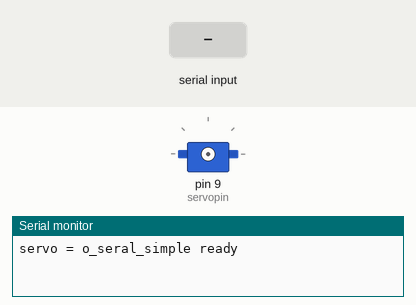
Recording of a program running on a simulated Arduino Uno, built with avr-gcc and run on an emulated ATmega328P. Shown: servo, the last lines printed to the serial monitor. Wiring (inferred from the names in the program): servo: signal pin 9. The test bench sets the inputs (shaded band). Servo pulses on a pin are drawn as a servo (544–2400 µs = 0–180°).

Above: at 1.2 s.
1.3 s: "90,45\n" received over Serial
At 3.1 s:
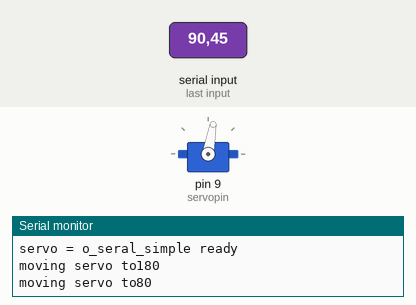
4.3 s: "30,150\n" received over Serial
At 6.0 s:
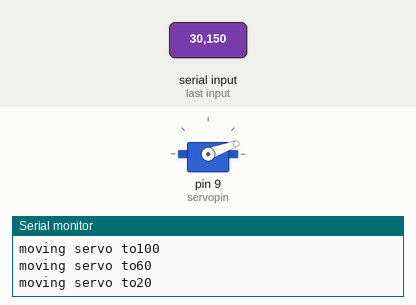
7.3 s: "200\n" received over Serial
At 8.5 s:
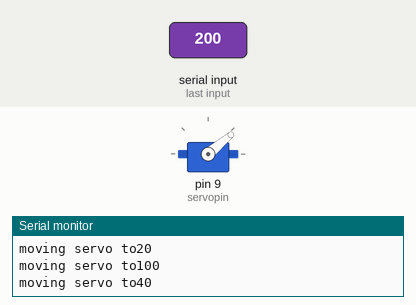
8.9 s: "90\n" received over Serial
At 9.2 s:
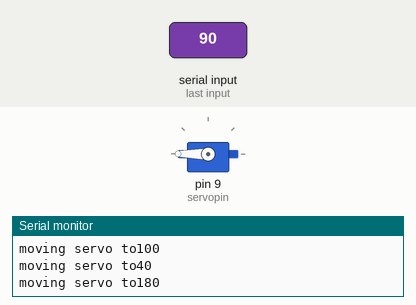
Timing chart, 0 to 11.4 s (numbered marks = the images above; inputs shaded):
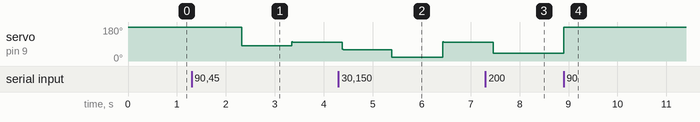

The program:

main.cpp
```cpp
#include <Arduino.h>

int servopin = 9; //定义数字9接口连接伺服电机信号线
int myangle;      //定义角度变量
int pulsewidth;   //定义脉宽变量
int val;          //定义特征量

//脉冲函数
void servopules(int servopin, int myangle)
{
    pulsewidth = (myangle * 11) + 500; //将角度转化为500~2480的脉宽值
    digitalWrite(servopin, HIGH);      //将伺服电机的接口电平调至高
    delayMicroseconds(pulsewidth);     //延时脉宽的微秒值（采样保持）
    digitalWrite(servopin, LOW);       //将伺服电机的接口电平调至低
    delay(20 - pulsewidth / 1000);     //延时
}
//初始化设置
void setup()
{
    pinMode(servopin, OUTPUT); //设定舵机接口为输出接口
    Serial.begin(9600);        //连接到串行接口，波特率9600
    Serial.println("servo = o_seral_simple ready");
}
//将0~9转化为0°~180°，并让LED灯闪烁相应的次数
void loop()
{
    val = Serial.read();
    if (val > '0' & val <= '9')
    {
        val = val - '0'; //将特征量转化为数值变量
        val = val * 20;  //将数字转化为角度
        Serial.print("moving servo to");
        Serial.print(val, DEC);
        Serial.println();
        for (int i = 0; i < 50; i++) //给予伺服电机足够的时间转到指定的角度
        {
            servopules(servopin, val); //引用脉冲函数
        }
    }
}
```

Measured:
- after the input at 1.3 s, servo on pin 9 (servopin): 180° → 80° after 1.0 s, → 100° 1.0 s later
- after the input at 4.3 s, servo on pin 9 (servopin): 100° → 60° after 0.08 s, → 20° 1.0 s later, → 100° 1.0 s later
- after the input at 7.3 s, servo on pin 9 (servopin): 100° → 40° after 0.16 s
- after the input at 8.9 s, servo on pin 9 (servopin): 40° → 180° at once
